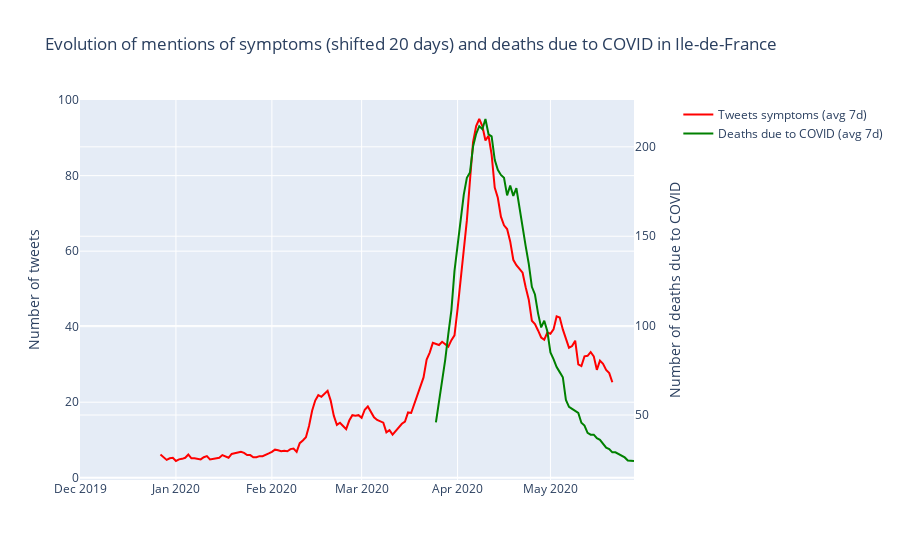

This figure's notebook cell:
### Code cell
def plot_shifted_deaths(lag) :
    
    # Shift : 
    tweets_symptoms['symptom_shift'] = tweets_symptoms['has_symptom'].shift(lag)
    tweets_symptoms['symptom_shift_3'] = tweets_symptoms['has_symptom_mean_3'].shift(lag)
    tweets_symptoms['symptom_shift_7'] = tweets_symptoms['has_symptom_mean_week'].shift(lag)

    
    symptoms = 'symptom_shift'
    #label_emergency = emergencies_dict.get(type_emergency)
    
    traces=[]
    traces.append(go.Scatter(x = tweets_symptoms['day'],
                            y = tweets_symptoms['symptom_shift_7'].values,
                            mode = 'lines',
                             line=dict(color='red'),
                            name = 'Tweets symptoms (avg 7d)',
                            yaxis="y1"))

    traces.append(go.Scatter(x = open_covid.date, 
                             y = open_covid['deaths_week'],
                             mode = 'lines',
                             name = 'Deaths due to COVID (avg 7d)',
                             line=dict(color='green'),
                             yaxis="y2"))
#     traces.append(go.Scatter(x = urgences.date_de_passage, 
#                              y = urgences['nbre_hospit_corona_mean_3'],
#                              mode = 'lines',
#                              name = 'Hospitalizations (avg 3d)',
#                              line=dict(color='grey'),
#                              yaxis="y2"))
    
    layout = go.Layout(title="Evolution of mentions of symptoms (shifted 20 days) and deaths due to COVID in Ile-de-France",
                        legend={"x" : 1.08, "y" : 1},
                       yaxis=dict(title='Number of tweets'),
                       yaxis2=dict(title='Number of deaths due to COVID',
                                   overlaying='y',
                                   side='right'))
    
    fig = go.Figure(traces, layout)
    py.iplot(fig)
    
plot_shifted_deaths(lag=20)

### Figure 1 — Plotly figure (JSON) as saved in the notebook; plotly's stock layout.template omitted (floating-point values rounded to 4 significant figures; data arrays with more than 128 entries replaced by an {"elided": "..."} marker saying what was removed)
{"data": [{"line": {"color": "red"}, "mode": "lines", "name": "Tweets symptoms (avg 7d)", "type": "scatter", "x": {"elided": "173 str values"}, "y": {"elided": "173 float values"}, "yaxis": "y"}, {"line": {"color": "green"}, "mode": "lines", "name": "Deaths due to COVID (avg 7d)", "type": "scatter", "x": ["2020-01-24T00:00:00", "2020-01-25T00:00:00", "2020-01-26T00:00:00", "2020-01-27T00:00:00", "2020-01-28T00:00:00", "2020-01-29T00:00:00", "2020-01-30T00:00:00", "2020-01-31T00:00:00", "2020-02-03T00:00:00", "2020-02-05T00:00:00", "2020-02-06T00:00:00", "2020-02-07T00:00:00", "2020-02-08T00:00:00", "2020-02-10T00:00:00", "2020-02-11T00:00:00", "2020-02-12T00:00:00", "2020-02-20T00:00:00", "2020-02-28T00:00:00", "2020-03-02T00:00:00", "2020-03-03T00:00:00", "2020-03-04T00:00:00", "2020-03-05T00:00:00", "2020-03-06T00:00:00", "2020-03-07T00:00:00", "2020-03-08T00:00:00", "2020-03-09T00:00:00", "2020-03-10T00:00:00", "2020-03-11T00:00:00", "2020-03-12T00:00:00", "2020-03-13T00:00:00", "2020-03-14T00:00:00", "2020-03-15T00:00:00", "2020-03-16T00:00:00", "2020-03-17T00:00:00", "2020-03-18T00:00:00", "2020-03-19T00:00:00", "2020-03-20T00:00:00", "2020-03-21T00:00:00", "2020-03-22T00:00:00", "2020-03-23T00:00:00", "2020-03-24T00:00:00", "2020-03-25T00:00:00", "2020-03-26T00:00:00", "2020-03-27T00:00:00", "2020-03-28T00:00:00", "2020-03-29T00:00:00", "2020-03-30T00:00:00", "2020-03-31T00:00:00", "2020-04-01T00:00:00", "2020-04-02T00:00:00", "2020-04-03T00:00:00", "2020-04-04T00:00:00", "2020-04-05T00:00:00", "2020-04-06T00:00:00", "2020-04-07T00:00:00", "2020-04-08T00:00:00", "2020-04-09T00:00:00", "2020-04-10T00:00:00", "2020-04-11T00:00:00", "2020-04-12T00:00:00", "2020-04-13T00:00:00", "2020-04-14T00:00:00", "2020-04-15T00:00:00", "2020-04-16T00:00:00", "2020-04-17T00:00:00", "2020-04-18T00:00:00", "2020-04-19T00:00:00", "2020-04-20T00:00:00", "2020-04-21T00:00:00", "2020-04-22T00:00:00", "2020-04-23T00:00:00", "2020-04-24T00:00:00", "2020-04-25T00:00:00", "2020-04-26T00:00:00", "2020-04-27T00:00:00", "2020-04-28T00:00:00", "2020-04-29T00:00:00", "2020-04-30T00:00:00", "2020-05-01T00:00:00", "2020-05-02T00:00:00", "2020-05-03T00:00:00", "2020-05-04T00:00:00", "2020-05-05T00:00:00", "2020-05-06T00:00:00", "2020-05-07T00:00:00", "2020-05-08T00:00:00", "2020-05-09T00:00:00", "2020-05-10T00:00:00", "2020-05-11T00:00:00", "2020-05-12T00:00:00", "2020-05-13T00:00:00", "2020-05-14T00:00:00", "2020-05-15T00:00:00", "2020-05-16T00:00:00", "2020-05-17T00:00:00", "2020-05-18T00:00:00", "2020-05-19T00:00:00", "2020-05-20T00:00:00", "2020-05-21T00:00:00", "2020-05-22T00:00:00", "2020-05-23T00:00:00", "2020-05-24T00:00:00", "2020-05-25T00:00:00", "2020-05-26T00:00:00", "2020-05-27T00:00:00", "2020-05-28T00:00:00"], "y": [null, null, null, null, null, null, null, null, null, null, null, null, null, null, null, null, null, null, null, null, null, null, null, null, null, null, null, null, null, null, null, null, null, null, null, null, null, null, null, null, null, 45.86, 57.71, 68.43, 80.86, 95.29, 108.7, 130.6, 144.6, 158.7, 173.3, 182.7, 185.7, 200.1, 207.3, 211.6, 209.9, 215.6, 207, 205.9, 192.7, 187.1, 184.3, 182.7, 172.9, 178.3, 172.6, 176.9, 165.3, 154.1, 144.4, 134.6, 121.7, 117.4, 106.9, 99, 102.7, 96.86, 85, 81.29, 76.86, 74, 71.14, 58.43, 54.57, 53.43, 52.29, 51.14, 45.71, 44.14, 40, 39, 39, 37, 36.14, 34, 31.71, 31, 29.14, 29.14, 28.14, 27.29, 26.29, 24.57, 24.29, 24.29], "yaxis": "y2"}], "layout": {"legend": {"x": 1.08, "y": 1}, "title": {"text": "Evolution of mentions of symptoms (shifted 20 days) and deaths due to COVID in Ile-de-France"}, "yaxis": {"title": {"text": "Number of tweets"}}, "yaxis2": {"overlaying": "y", "side": "right", "title": {"text": "Number of deaths due to COVID"}}}}
